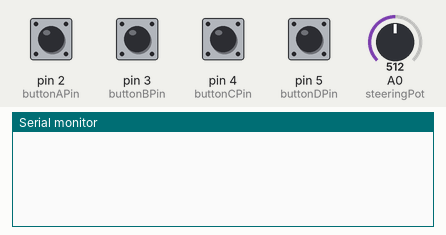
Recording of a sketch running on a simulated Arduino Uno, built with avr-gcc and run on an emulated ATmega328P. Shown: the last lines printed to the serial monitor. The inputs (shaded band) are chosen by the test bench; at power-on: pin 2 (buttonAPin), pin 3 (buttonBPin), pin 4 (buttonCPin), pin 5 (buttonDPin) HIGH, A0 (steeringPot) = 512.

Above: at 1.2 s.
1.3 s: pin 2 (buttonAPin) pulled LOW for 0.15 s
At 2.1 s:
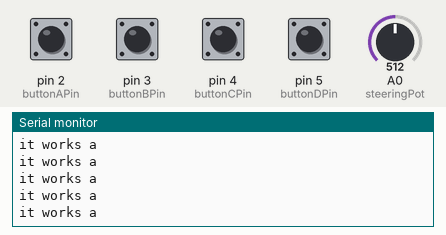
2.9 s: pin 3 (buttonBPin) pulled LOW for 0.15 s
At 4.2 s:
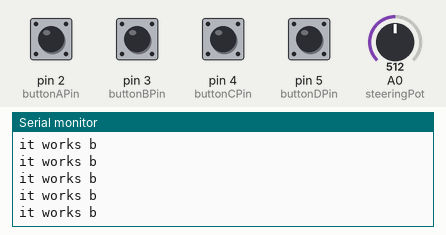
4.5 s: pin 4 (buttonCPin) pulled LOW for 0.15 s
At 5.8 s:
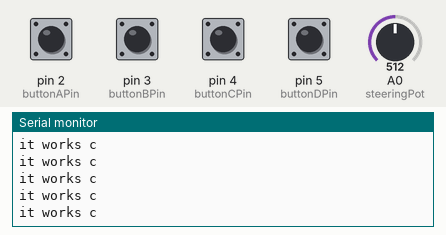
6.1 s: pin 5 (buttonDPin) pulled LOW for 0.15 s
At 7.0 s:
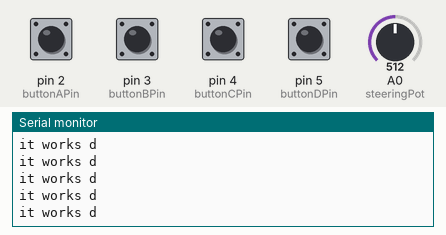
7.7 s: pin 2 (buttonAPin) driven LOW and pin 3 (buttonBPin) driven LOW
At 8.7 s:
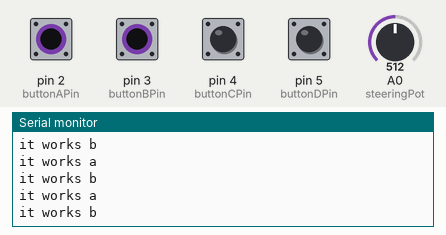

The sketch:

Basic_poteniometer_sketch.ino
```cpp
// Simple sketch for testing potentiometers. Change pin value to match your wiring.

int steeringPot = A0;
int buttonAPin = 2;
int buttonBPin = 3;
int buttonCPin = 4;
int buttonDPin = 5;


void setup()
{
  Serial.begin(9600);
  // Ability button pinMode setup
  pinMode(buttonAPin, INPUT_PULLUP);
  pinMode(buttonBPin, INPUT_PULLUP);
  pinMode(buttonCPin, INPUT_PULLUP);
  pinMode(buttonDPin, INPUT_PULLUP);
}

void loop()
{
  int steeringPotValue = analogRead(steeringPot);
  int steeringPot8bit = map (steeringPotValue, 0, 1023, 0, 255);

  //Serial.print(steeringPotValue);
  //Serial.print(" >>>>> ");
  //Serial.println(steeringPot8bit);
  delay(10);

  if (digitalRead(buttonAPin) == LOW)
  {
    // Do ability
    Serial.println("it works a");
  }
  if (digitalRead(buttonBPin) == LOW)
  {
    // Do ability
    Serial.println("it works b");
  }
  if (digitalRead(buttonCPin) == LOW)
  {
    // Do ability
    Serial.println("it works c");
  }
  if (digitalRead(buttonDPin) == LOW)
  {
    // Do ability
    Serial.println("it works d");
  }

}
```

Measured:
- after the input at 1.3 s, the serial monitor: prints a new line at once (image 1)
- after the input at 2.9 s, the serial monitor: prints a new line at once (image 2)
- after the input at 4.5 s, the serial monitor: prints a new line at once (image 3)
- after the input at 6.1 s, the serial monitor: prints a new line at once (image 4)
- after the input at 7.7 s, the serial monitor: prints a new line at once (image 5)
